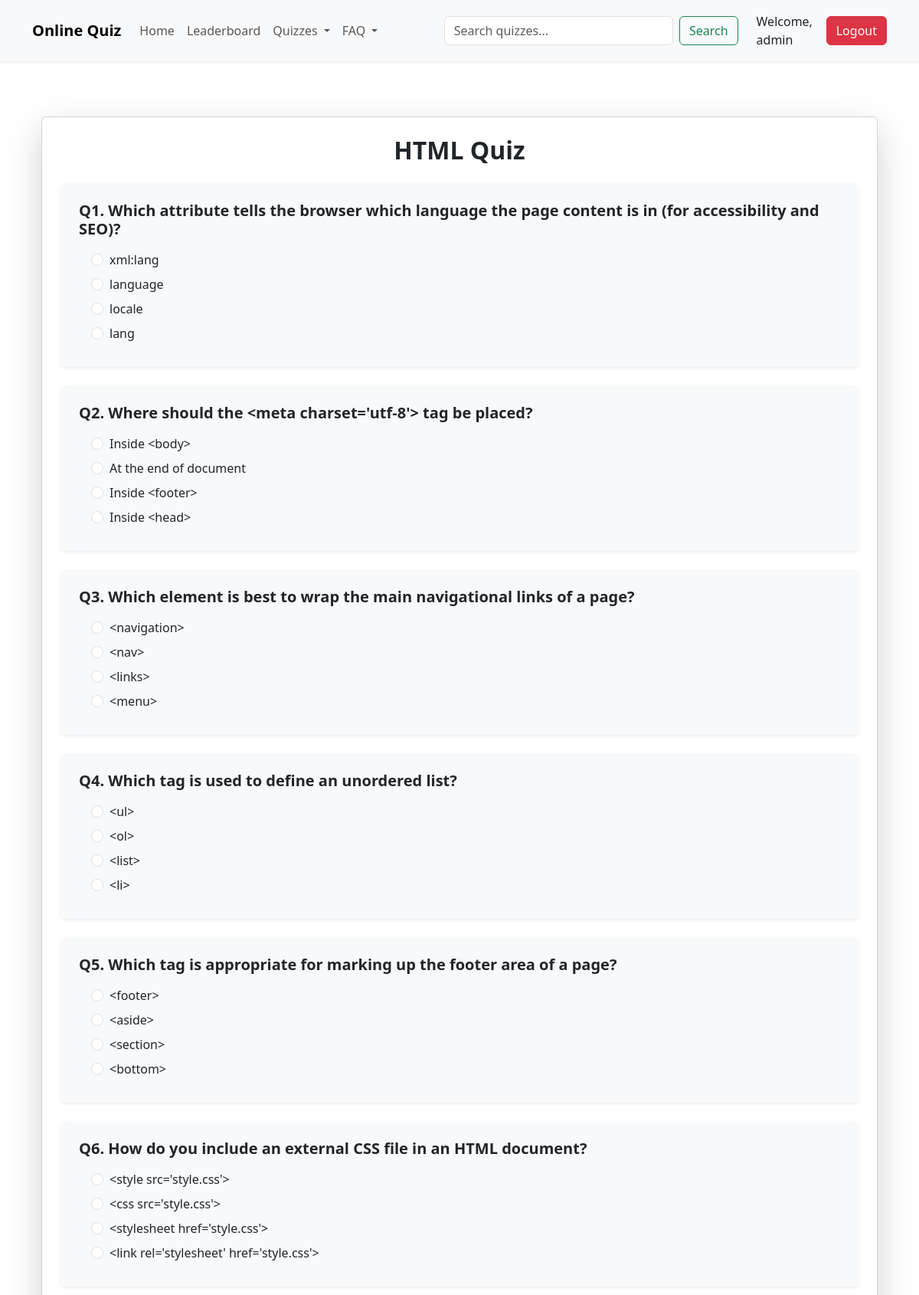
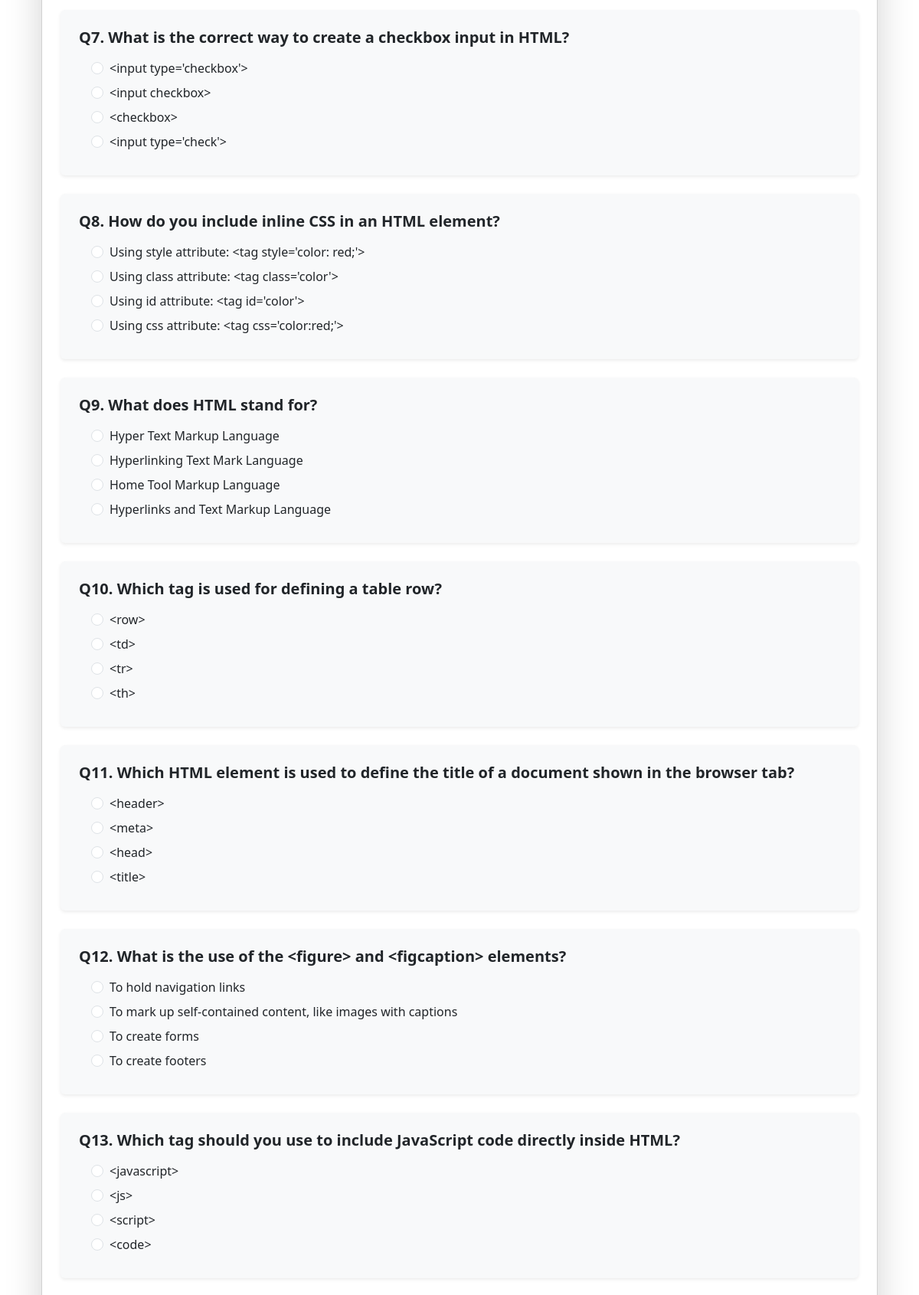
The page /quiz/HTML/ (signed in, upper part) on the database its author committed (2 pictures, top to bottom).
### mainapp/models.py (models this page shows, shortened)
class Question(models.Model):
    CATEGORY_CHOICES = [
        ("HTML", "HTML"),
        ("CSS", "CSS"),
        ("JavaScript", "JavaScript"),
        ("Python", "Python"),
        ("Django", "Django"),
        ("React", "React"),
        ("Express", "Express"),
        ("Tailwind", "Tailwind"),
        ("Node.js", "Node.js"),
        ("Angular", "Angular"),
        ("Vue", "Vue"),
        ("Bootstrap", "Bootstrap"),
    ]
    category = models.CharField(max_length=50, choices=CATEGORY_CHOICES)
    text = models.TextField()
    option1 = models.CharField(max_length=255)
    option2 = models.CharField(max_length=255)
    option3 = models.CharField(max_length=255)
    option4 = models.CharField(max_length=255, blank=True, null=True)
    answer = models.CharField(max_length=255)  # store correct option text

### mainapp/views.py (the view, shortened to what this page needs)
# urls.py: path("quiz/<str:category>/", views.quiz_view, name="quiz"),
@login_required(login_url="login")
def quiz_view(request, category):
    print("DEBUG: category =", category)
    print(
        "DEBUG: Tailwind count =", Question.objects.filter(category="Tailwind").count()
    )
    questions = Question.objects.filter(category=category)
    print("DEBUG: questions for", category, "=", questions.count())
    seen = set()
    unique_questions = []
    for q in questions:
        if q.text not in seen:
            unique_questions.append(q)
            seen.add(q.text)
    if not unique_questions:
        from django.contrib import messages
        messages.warning(request, f"No questions found for {category} yet!")
        return redirect("index")
    total = len(unique_questions)
    random.shuffle(unique_questions)
    question_data = []
    for q in unique_questions:
        options = [q.option1, q.option2, q.option3, q.option4]
        random.shuffle(options)
        question_data.append(
            {
                "id": q.id,
                "text": q.text,
                "options": options,
                "answer": q.answer,
            }
        )
    score = None
    return render(
        request,
        "quiz.html",
        {
            "questions": question_data,
            "score": score,
            "total": total,
            "category": category,
        },
    )

### mainapp/context_processors.py (called while the page is built)
def session_settings(request):
    return {
        "settings": {
            "SESSION_COOKIE_AGE": getattr(settings, "SESSION_COOKIE_AGE", 1800),
            "SESSION_TIMEOUT_WARNING": getattr(
                settings, "SESSION_TIMEOUT_WARNING", 300
            ),
        }
    }

### mainapp/templates/quiz.html (shortened to what this page needs)
{% extends 'base.html' %}
{% load static %}
{% block content %}
<div class="container my-5">
    <div class="card shadow-lg p-4">
        <h2 class="text-center fw-bold mb-4">{{ category }} Quiz</h2>
        {% if score is not None %}
        <div class="alert alert-info text-center">
            You scored <strong>{{ score }}</strong> out of <strong>{{ total }}</strong>.
        </div>
        <div class="text-center mb-3">
            <a href="{% url 'index' %}" class="btn btn-secondary me-4">Back to Home</a>
            <a href="{% url 'quiz' category %}" class="btn btn-primary">Retry Quiz</a>
        </div>
        {% if score >= total|add:"-1" %}
        <audio id="celebration-audio" src="{% static '/audio/audio.wav' %}" preload="auto"></audio>
        <script>
            document.addEventListener("DOMContentLoaded", function () {
                // Play audio
                const audio = document.getElementById("celebration-audio");
                audio.play();
                // Fire multiple confetti bursts 🎉
                function fireConfetti() {
                    confetti({
                        particleCount: 320,
                        spread: 100,
                        origin: { y: 0.6 }
                    });
                }
                // Burst 3 times
                fireConfetti();
                setTimeout(fireConfetti, 700);
                setTimeout(fireConfetti, 1400);
            });
        </script>
        {% endif %}
        {% else %}
        <form method="post" class="quiz-form">
            {% for q in questions %}
            <div class="mb-4 p-3 p-md-4 rounded shadow-sm bg-light">
                <h5 class="fw-bold mb-3">Q{{ forloop.counter }}. {{ q.text }}</h5>
                <div class="ms-2 ms-md-3">
                    {% for opt in q.options %}
                    <div class="form-check mb-2">
                        <input type="radio" class="form-check-input" name="q{{ q.id }}" value="{{ opt }}" id="q{{ q.id }}{{ forloop.counter }}">
                        <label class="form-check-label" for="q{{ q.id }}{{ forloop.counter }}">{{ opt }}</label>
                    </div>
                    {% endfor %}
                </div>
            </div>
            {% endfor %}
        </form>
        {% endif %}
    </div>
</div>
{% endblock %}

### mainapp/templates/base.html (shortened to what this page needs)
{% load static %}
</head>
<body data-user-authenticated="{% if user.is_authenticated %}true{% else %}false{% endif %}"
    data-session-timeout="{{ settings.SESSION_COOKIE_AGE|default:1800 }}"
    data-warning-time="{{ settings.SESSION_TIMEOUT_WARNING|default:300 }}">
    <html lang="en">
    <head>
        <link href="https://cdn.jsdelivr.net/npm/bootstrap@5.3.3/dist/css/bootstrap.min.css" rel="stylesheet">
        <link rel="stylesheet" href="{% static 'css/style.css' %}">
        <link rel="stylesheet" href="https://cdnjs.cloudflare.com/ajax/libs/font-awesome/6.5.1/css/all.min.css">
        <link href="https://cdn.jsdelivr.net/npm/bootstrap-icons/font/bootstrap-icons.css" rel="stylesheet">
    </head>
    <body>
        <nav class="navbar navbar-expand-lg bg-body-tertiary shadow-sm">
            <div class="container my-2">
                <a class="navbar-brand fw-bold" href="{% url 'index' %}">Online Quiz</a>
                <div class="collapse navbar-collapse" id="navbarSupportedContent">
                    <ul class="navbar-nav me-auto mb-2 mb-lg-0">
                        <li class="nav-item">
                            <a class="nav-link {% if request.resolver_match.url_name == 'index' %}active{% endif %}"
                                href="{% url 'index' %}">Home</a>
                        </li>
                        <li class="nav-item">
                            <a class="nav-link {% if request.resolver_match.url_name == 'leaderboard' %}active{% endif %}"
                                href="{% url 'leaderboard' %}">Leaderboard</a>
                        </li>
                        <li class="nav-item dropdown">
                            <a class="nav-link dropdown-toggle" href="#" role="button" data-bs-toggle="dropdown"
                                aria-expanded="false">
                                Quizzes
                            </a>
                        </li>
                        <li class="nav-item dropdown">
                            <a class="nav-link dropdown-toggle" href="#" role="button" data-bs-toggle="dropdown"
                                aria-expanded="false">
                                FAQ
                            </a>
                        </li>
                    </ul>
                    <div class="d-none d-lg-flex align-items-center" style="max-width:600px; margin-left: auto;">
                        <form class="d-flex w-100 me-2 mb-0" role="search">
                            <input class="form-control me-2" type="search" placeholder="Search quizzes..."
                                aria-label="Search">
                            <button class="btn btn-outline-success" type="submit">Search</button>
                        </form>
                        {% if user.is_authenticated %}
                        <span class="ms-3">Welcome, {{ user.username }}</span>
                        <a href="{% url 'logout' %}" class="btn btn-danger ms-2">Logout</a>
                        {% else %}
                        <a href="{% url 'login' %}" class="btn btn-primary ms-2">Login</a>
                        {% endif %}
                    </div>
                </div>
            </div>
        </nav>
        <main class="container my-4">
            {% block content %}
            {% endblock %}
        </main>
    </body>
    </html>

### mainapp/static/css/style.css (style rules this page uses)
html, body { height: 100%; margin: 0; display: flex; flex-direction: column; }

### rows shown on the page
Question: text "Which attribute tells the browser which language the page content is in (for accessibility and SEO)?", options "xml:lang" "language" "locale" "lang"
Question: text "Where should the <meta charset='utf-8'> tag be placed?", options "Inside <body>" "At the end of document" "Inside <footer>" "Inside <head>"
Question: text "Which element is best to wrap the main navigational links of a page?", options "<navigation>" "<nav>" "<links>" "<menu>"
Question: text "Which tag is used to define an unordered list?", options "<ul>" "<ol>" "<list>" "<li>"
Question: text "Which tag is appropriate for marking up the footer area of a page?", options "<footer>" "<aside>" "<section>" "<bottom>"
Question: text "How do you include an external CSS file in an HTML document?", options "<style src='style.css'>" "<css src='style.css'>" "<stylesheet href='style.css'>" "<link rel='stylesheet' href='style.css'>"
Question: text "What is the correct way to create a checkbox input in HTML?", options "<input type='checkbox'>" "<input checkbox>" "<checkbox>" "<input type='check'>"
Question: text "How do you include inline CSS in an HTML element?", options "Using style attribute: <tag style='color: red;'>" "Using class attribute: <tag class='color'>" "Using id attribute: <tag id='color'>" "Using css attribute: <tag css='color:red;'>"
Question: text "What does HTML stand for?", options "Hyper Text Markup Language" "Hyperlinking Text Mark Language" "Home Tool Markup Language" "Hyperlinks and Text Markup Language"
Question: text "Which tag is used for defining a table row?", options "<row>" "<td>" "<tr>" "<th>"
Question: text "Which HTML element is used to define the title of a document shown in the browser tab?", options "<header>" "<meta>" "<head>" "<title>"
Question: text "What is the use of the <figure> and <figcaption> elements?", options "To hold navigation links" "To mark up self-contained content, like images with captions" "To create forms" "To create footers"
Question: text "Which tag should you use to include JavaScript code directly inside HTML?", options "<javascript>" "<js>" "<script>" "<code>"

### other values the page prints
{{ user.username }} "admin"
{{ category }} "HTML"
